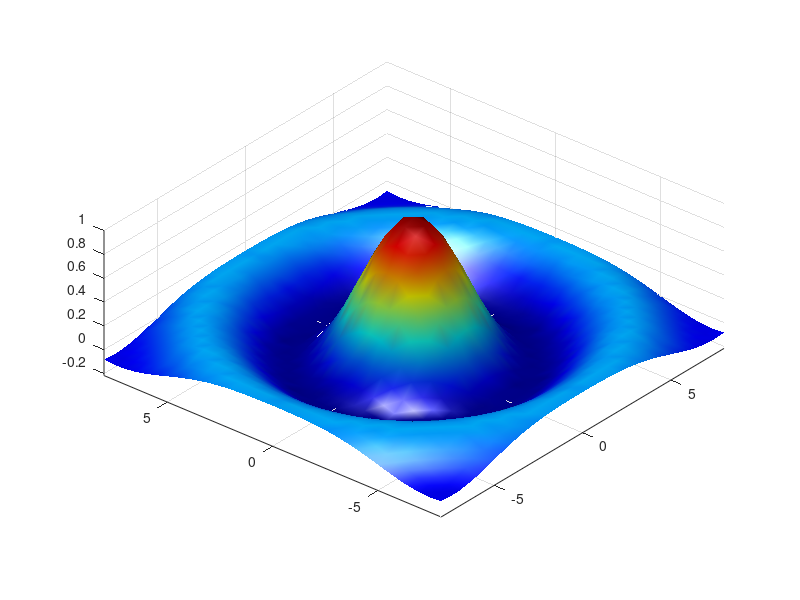

Write the MATLAB code that produced this figure.
[x y ] = meshgrid(-8 : 0.5 : 8);
r = sqrt(x.^2 + y.^2) + eps;
z = sin(r) ./ r;
surf(x,y,z,'facecolor','interp','edgecolor','none', ...
'facelighting','phong')
colormap jet
daspect([5 5 1])
axis tight
view(-50, 30)
camlight left

